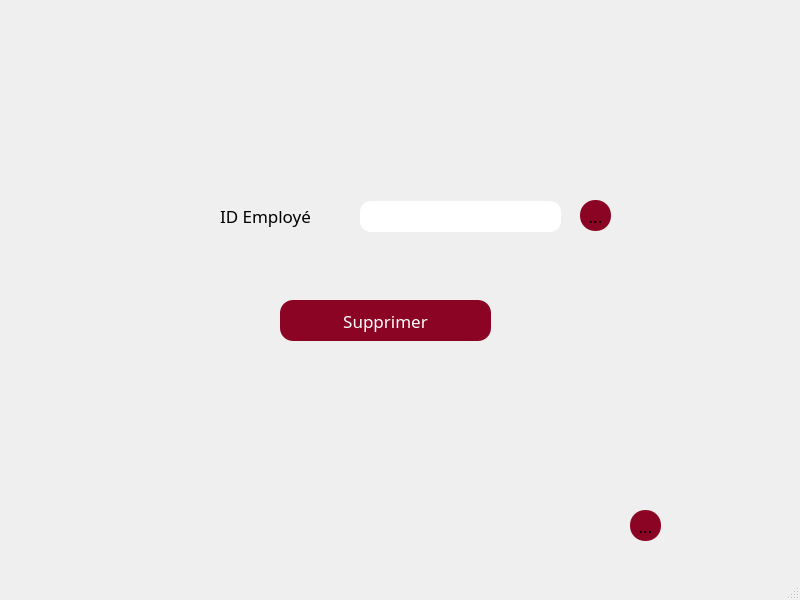
<?xml version="1.0" encoding="UTF-8"?>
<ui version="4.0">
 <class>MainWindow</class>
 <widget class="QMainWindow" name="MainWindow">
  <property name="geometry">
   <rect>
    <x>0</x>
    <y>0</y>
    <width>800</width>
    <height>600</height>
   </rect>
  </property>
  <property name="windowTitle">
   <string>MainWindow</string>
  </property>
  <property name="styleSheet">
   <string notr="true">QtabWidget{
border-radius:30px;
border-color:rgb(0, 0, 0)
}
*{
font-family:century gothic;
font-size:17px;
}
QLineEdit
{
border-radius:11px;
border-color:rgb(0, 0, 0);

}
QPushButton
{
background:rgb(139, 4, 35);
border-radius:13px;
color:rgb(255, 255, 255);
}
QPushButton:hover
{
background:rgb(216, 5, 37);
border-radius:13px;
color:rgb(255, 255, 255);
}

QToolButton{
background:rgb(139, 4, 35);
border-radius:15px;
}
QToolButton:hover{
background:rgb(216, 5, 37);
border-radius:15px;
}
</string>
  </property>
  <widget class="QWidget" name="centralwidget">
   <widget class="QStackedWidget" name="stackedWidget">
    <property name="enabled">
     <bool>true</bool>
    </property>
    <property name="geometry">
     <rect>
      <x>130</x>
      <y>70</y>
      <width>551</width>
      <height>421</height>
     </rect>
    </property>
    <property name="styleSheet">
     <string notr="true"/>
    </property>
    <property name="currentIndex">
     <number>4</number>
    </property>
    <widget class="QWidget" name="stackedWidgetPage1">
     <widget class="QLabel" name="label">
      <property name="geometry">
       <rect>
        <x>90</x>
        <y>40</y>
        <width>151</width>
        <height>31</height>
       </rect>
      </property>
      <property name="text">
       <string>ID Employé</string>
      </property>
     </widget>
     <widget class="QLabel" name="label_2">
      <property name="geometry">
       <rect>
        <x>90</x>
        <y>90</y>
        <width>56</width>
        <height>31</height>
       </rect>
      </property>
      <property name="text">
       <string>Nom</string>
      </property>
     </widget>
     <widget class="QLabel" name="label_3">
      <property name="geometry">
       <rect>
        <x>90</x>
        <y>140</y>
        <width>131</width>
        <height>31</height>
       </rect>
      </property>
      <property name="text">
       <string>Prénom</string>
      </property>
     </widget>
     <widget class="QLabel" name="label_4">
      <property name="geometry">
       <rect>
        <x>90</x>
        <y>190</y>
        <width>151</width>
        <height>31</height>
       </rect>
      </property>
      <property name="text">
       <string>Spécialité</string>
      </property>
     </widget>
     <widget class="QLabel" name="label_5">
      <property name="geometry">
       <rect>
        <x>90</x>
        <y>240</y>
        <width>56</width>
        <height>31</height>
       </rect>
      </property>
      <property name="text">
       <string>Mail</string>
      </property>
     </widget>
     <widget class="QLineEdit" name="lineEdit_id_emp">
      <property name="geometry">
       <rect>
        <x>230</x>
        <y>41</y>
        <width>201</width>
        <height>31</height>
       </rect>
      </property>
     </widget>
     <widget class="QLineEdit" name="lineEdit_nom_emp">
      <property name="geometry">
       <rect>
        <x>230</x>
        <y>91</y>
        <width>201</width>
        <height>31</height>
       </rect>
      </property>
     </widget>
     <widget class="QLineEdit" name="lineEdit_prenom_emp">
      <property name="geometry">
       <rect>
        <x>230</x>
        <y>141</y>
        <width>201</width>
        <height>31</height>
       </rect>
      </property>
     </widget>
     <widget class="QLineEdit" name="lineEdit_spec_emp">
      <property name="geometry">
       <rect>
        <x>230</x>
        <y>191</y>
        <width>201</width>
        <height>31</height>
       </rect>
      </property>
     </widget>
     <widget class="QLineEdit" name="lineEdit_mail_emp">
      <property name="geometry">
       <rect>
        <x>230</x>
        <y>241</y>
        <width>201</width>
        <height>31</height>
       </rect>
      </property>
     </widget>
     <widget class="QPushButton" name="ajouter_employer">
      <property name="geometry">
       <rect>
        <x>150</x>
        <y>310</y>
        <width>211</width>
        <height>41</height>
       </rect>
      </property>
      <property name="text">
       <string>Ajouter</string>
      </property>
     </widget>
    </widget>
    <widget class="QWidget" name="page">
     <widget class="QPushButton" name="ajouter_empl">
      <property name="geometry">
       <rect>
        <x>220</x>
        <y>110</y>
        <width>141</width>
        <height>41</height>
       </rect>
      </property>
      <property name="text">
       <string>Ajouter</string>
      </property>
     </widget>
     <widget class="QPushButton" name="affiche_emp">
      <property name="geometry">
       <rect>
        <x>220</x>
        <y>180</y>
        <width>141</width>
        <height>41</height>
       </rect>
      </property>
      <property name="text">
       <string>Afficher</string>
      </property>
     </widget>
     <widget class="QPushButton" name="modifier_emp">
      <property name="geometry">
       <rect>
        <x>220</x>
        <y>250</y>
        <width>141</width>
        <height>41</height>
       </rect>
      </property>
      <property name="text">
       <string>Modifier</string>
      </property>
     </widget>
     <widget class="QPushButton" name="supprimer_emp">
      <property name="geometry">
       <rect>
        <x>220</x>
        <y>320</y>
        <width>141</width>
        <height>41</height>
       </rect>
      </property>
      <property name="text">
       <string>Supprimer</string>
      </property>
     </widget>
    </widget>
    <widget class="QWidget" name="stackedWidgetPage2">
     <widget class="QToolButton" name="toolButton_2">
      <property name="geometry">
       <rect>
        <x>200</x>
        <y>20</y>
        <width>31</width>
        <height>31</height>
       </rect>
      </property>
      <property name="text">
       <string>...</string>
      </property>
      <property name="icon">
       <iconset>
        <normaloff>../../../Downloads/téléchargé (1)_preview_rev_1.png</normaloff>../../../Downloads/téléchargé (1)_preview_rev_1.png</iconset>
      </property>
     </widget>
     <widget class="QLineEdit" name="lineEdit_12">
      <property name="geometry">
       <rect>
        <x>30</x>
        <y>20</y>
        <width>191</width>
        <height>31</height>
       </rect>
      </property>
      <property name="placeholderText">
       <string> Recherche...</string>
      </property>
     </widget>
     <widget class="QTableView" name="tableView">
      <property name="geometry">
       <rect>
        <x>30</x>
        <y>80</y>
        <width>491</width>
        <height>281</height>
       </rect>
      </property>
     </widget>
     <widget class="QToolButton" name="toolButton_3">
      <property name="geometry">
       <rect>
        <x>490</x>
        <y>20</y>
        <width>31</width>
        <height>31</height>
       </rect>
      </property>
      <property name="text">
       <string>...</string>
      </property>
      <property name="icon">
       <iconset>
        <normaloff>../../../Downloads/icon-pdf-white.png</normaloff>../../../Downloads/icon-pdf-white.png</iconset>
      </property>
      <property name="iconSize">
       <size>
        <width>20</width>
        <height>20</height>
       </size>
      </property>
     </widget>
     <zorder>lineEdit_12</zorder>
     <zorder>toolButton_2</zorder>
     <zorder>tableView</zorder>
     <zorder>toolButton_3</zorder>
    </widget>
    <widget class="QWidget" name="stackedWidgetPage3">
     <widget class="QPushButton" name="modifier_employer">
      <property name="geometry">
       <rect>
        <x>150</x>
        <y>310</y>
        <width>211</width>
        <height>41</height>
       </rect>
      </property>
      <property name="text">
       <string>Modifier</string>
      </property>
     </widget>
     <widget class="QLabel" name="label_7">
      <property name="geometry">
       <rect>
        <x>90</x>
        <y>190</y>
        <width>151</width>
        <height>31</height>
       </rect>
      </property>
      <property name="text">
       <string>Spécialité</string>
      </property>
     </widget>
     <widget class="QLineEdit" name="lineEdit_spec_modif">
      <property name="geometry">
       <rect>
        <x>230</x>
        <y>191</y>
        <width>201</width>
        <height>31</height>
       </rect>
      </property>
     </widget>
     <widget class="QLabel" name="label_8">
      <property name="geometry">
       <rect>
        <x>90</x>
        <y>90</y>
        <width>56</width>
        <height>31</height>
       </rect>
      </property>
      <property name="text">
       <string>Nom</string>
      </property>
     </widget>
     <widget class="QLabel" name="label_9">
      <property name="geometry">
       <rect>
        <x>90</x>
        <y>140</y>
        <width>131</width>
        <height>31</height>
       </rect>
      </property>
      <property name="text">
       <string>Prénom</string>
      </property>
     </widget>
     <widget class="QLineEdit" name="lineEdit_prenom_modif">
      <property name="geometry">
       <rect>
        <x>230</x>
        <y>141</y>
        <width>201</width>
        <height>31</height>
       </rect>
      </property>
     </widget>
     <widget class="QLineEdit" name="lineEdit_nom_modif">
      <property name="geometry">
       <rect>
        <x>230</x>
        <y>91</y>
        <width>201</width>
        <height>31</height>
       </rect>
      </property>
     </widget>
     <widget class="QLineEdit" name="lineEdit_mail_modif">
      <property name="geometry">
       <rect>
        <x>230</x>
        <y>241</y>
        <width>201</width>
        <height>31</height>
       </rect>
      </property>
     </widget>
     <widget class="QLabel" name="label_10">
      <property name="geometry">
       <rect>
        <x>90</x>
        <y>40</y>
        <width>151</width>
        <height>31</height>
       </rect>
      </property>
      <property name="text">
       <string>ID Employé</string>
      </property>
     </widget>
     <widget class="QLineEdit" name="lineEdit_id_modif">
      <property name="geometry">
       <rect>
        <x>230</x>
        <y>41</y>
        <width>201</width>
        <height>31</height>
       </rect>
      </property>
     </widget>
     <widget class="QLabel" name="label_11">
      <property name="geometry">
       <rect>
        <x>90</x>
        <y>240</y>
        <width>56</width>
        <height>31</height>
       </rect>
      </property>
      <property name="text">
       <string>Mail</string>
      </property>
     </widget>
    </widget>
    <widget class="QWidget" name="stackedWidgetPage4">
     <widget class="QPushButton" name="supprimer_employe">
      <property name="geometry">
       <rect>
        <x>150</x>
        <y>230</y>
        <width>211</width>
        <height>41</height>
       </rect>
      </property>
      <property name="text">
       <string>Supprimer</string>
      </property>
     </widget>
     <widget class="QLabel" name="label_6">
      <property name="geometry">
       <rect>
        <x>90</x>
        <y>130</y>
        <width>151</width>
        <height>31</height>
       </rect>
      </property>
      <property name="text">
       <string>ID Employé</string>
      </property>
     </widget>
     <widget class="QLineEdit" name="lineEdit_supprimer_emp">
      <property name="geometry">
       <rect>
        <x>230</x>
        <y>131</y>
        <width>201</width>
        <height>31</height>
       </rect>
      </property>
     </widget>
     <widget class="QToolButton" name="toolButton">
      <property name="geometry">
       <rect>
        <x>450</x>
        <y>130</y>
        <width>31</width>
        <height>31</height>
       </rect>
      </property>
      <property name="text">
       <string>...</string>
      </property>
      <property name="icon">
       <iconset>
        <normaloff>../../../Downloads/téléchargé (1)_preview_rev_1.png</normaloff>../../../Downloads/téléchargé (1)_preview_rev_1.png</iconset>
      </property>
     </widget>
    </widget>
   </widget>
   <widget class="QToolButton" name="return_2">
    <property name="geometry">
     <rect>
      <x>630</x>
      <y>510</y>
      <width>31</width>
      <height>31</height>
     </rect>
    </property>
    <property name="text">
     <string>...</string>
    </property>
    <property name="icon">
     <iconset>
      <normaloff>../../../Downloads/seta-small-direita-branca-300x258.png</normaloff>../../../Downloads/seta-small-direita-branca-300x258.png</iconset>
    </property>
    <property name="iconSize">
     <size>
      <width>27</width>
      <height>27</height>
     </size>
    </property>
   </widget>
  </widget>
  <widget class="QMenuBar" name="menubar">
   <property name="geometry">
    <rect>
     <x>0</x>
     <y>0</y>
     <width>800</width>
     <height>25</height>
    </rect>
   </property>
  </widget>
  <widget class="QStatusBar" name="statusbar"/>
 </widget>
 <resources/>
 <connections/>
</ui>
